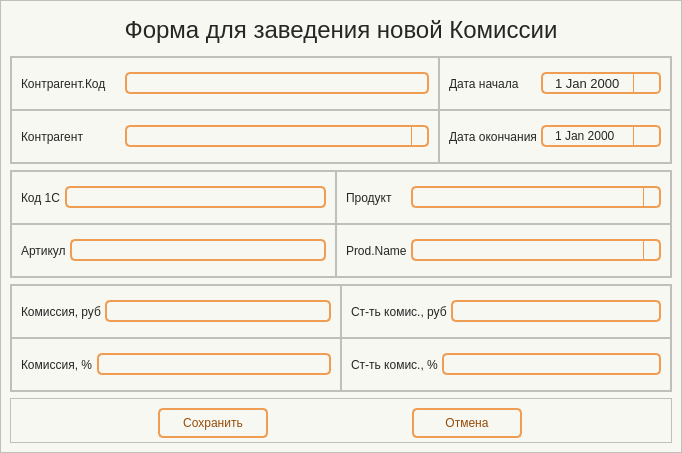
<?xml version="1.0" encoding="UTF-8"?>
<ui version="4.0">
 <class>Form</class>
 <widget class="QWidget" name="Form">
  <property name="geometry">
   <rect>
    <x>0</x>
    <y>0</y>
    <width>682</width>
    <height>453</height>
   </rect>
  </property>
  <property name="windowTitle">
   <string>Form</string>
  </property>
  <property name="styleSheet">
   <string notr="true">Form.QWidget{border: 2px solid #f28223;}

QWidget{
	background-color: #f8f8f2;
}

#Title_label.QLabel {
color: #262626;
font: 18pt &quot;Tahoma&quot;;
}

QLabel {
color: #262626;
font: 10pt &quot;Tahoma&quot;;
}

QPushButton {
	border: 2px solid #f09d54;
	border-radius: 5px;
	background-color: #f8f8f2;
	color: #964b09;
	font: 10pt &quot;Tahoma&quot;;
}

QPushButton:hover {
	background-color: #f28223;
	color: #ffffff;
}

QPushButton:pressed {
	background-color: #f28223;
	border: 2px solid #f28223;
	color: #ffffff;
}


QTableWidget {	
	background-color: #f8f8f2;
	padding: 10px;
	border-radius: 5px;
	gridline-color: #f8994a;
    outline: none;
	color: #262626;
}
QTableWidget::item{
	border-color: #f8994a;
	padding-left: 5px;
	padding-right: 5px;
	gridline-color: #f8994a;
	color: #262626;
	padding: 1px;
    font: 7pt &quot;Tahoma&quot;; 
}
QTableWidget::item:selected{
	background-color: #f28223;
    color: #ffffff;
}
QTableWidget::item:editable {
	background-color: #ffffd0;
	border: #ffffff;
}
QTableWidget::item:focus {
	background-color: #f28223;
	border: 2px solid #ffffff;
}
QHeaderView::section{
	background-color: #f8f8f2;
	border: none;
	border-style: none;
}
QTableWidget::horizontalHeader {	
	background-color: #f8994a;
	font: 10pt &quot;Tahoma&quot;;
}
QHeaderView::section:horizontal {
    border: 1px solid #f8994a;
	background-color: #ffd4af;
	padding: 3px;
	border-top-left-radius: 7px;
    border-top-right-radius: 7px;
    color: #262626;
}
QHeaderView::section:vertical {
    border: 1px solid #f8994a;
	color: #262626;
}

QLineEdit {
	background-color: #f8f8f2;
	border-radius: 5px;
	border: 2px solid #f09d54;
	padding-left: 10px;
	selection-color: rgb(255, 255, 255);
	selection-background-color: #f28223;
    color: #262626;
}
QLineEdit:hover {
	border: 2px solid #f28223;
}
QLineEdit:focus {
	border: 2px solid #f28223;
}

QComboBox {
	background-color: #f8f8f2;
	border-radius: 5px;
	border: 2px solid #f09d54;
	padding-left: 10px;
	selection-color: #f28223;
	selection-background-color: #f28223;
    color: #262626;
	font: 9pt &quot;Tahoma&quot;;
}
QComboBox:hover {
	border: 2px solid #f28223;
	
}
QComboBox:focus {
	border: 2px solid #f28223;
}

QComboBox QAbstractItemView::item {
	color: #262626;
}
QComboBox QAbstractItemView::item::selected {
	background-color: #f09d54;
	color: #ffffff;
}

QComboBox::down-arrow {
	
	image: url(:/icon/icon/chevron-down — копия — копия.svg);
}
QComboBox::drop-down {
    subcontrol-origin: padding;
    subcontrol-position: top right;
    width: 15px;
    border-left-width: 1px;
    border-left-color: #f8994a;
    border-left-style: solid; /* just a single line */
    border-top-right-radius: 3px; /* same radius as the QComboBox */
    border-bottom-right-radius: 3px;
	color: #262626;
}

QScrollBar:horizontal {
    border: none;
    background: #f8994a;
    height: 8px;
    margin: 0px 21px 0 21px;
	border-radius: 0px;
}
QScrollBar::handle:horizontal {
    background: #f6c294;
    min-width: 20px;
	border-radius: 4px
}
QScrollBar::add-line:horizontal {
    border: none;
    background: #f8994a;
    width: 20px;
	border-top-right-radius: 4px;
    border-bottom-right-radius: 4px;
    subcontrol-position: right;
    subcontrol-origin: margin;
}
QScrollBar::sub-line:horizontal {
    border: none;
    background: #f8994a;
    width: 20px;
	border-top-left-radius: 4px;
    border-bottom-left-radius: 4px;
    subcontrol-position: left;
    subcontrol-origin: margin;
}
QScrollBar::up-arrow:horizontal, QScrollBar::down-arrow:horizontal
{
     background: none;
}
QScrollBar::add-page:horizontal, QScrollBar::sub-page:horizontal
{
     background: none;
}
 QScrollBar:vertical {
	border: none;
    background-color: #f8994a;
    width: 8px;
    margin: 21px 0 21px 0;
	border-radius: 0px;
 }
 QScrollBar::handle:vertical {	
	background: #f6c294;
    min-height: 25px;
	border-radius: 4px
 }
 QScrollBar::add-line:vertical {
     border: none;
    background: #f8994a;
     height: 20px;
	border-bottom-left-radius: 4px;
    border-bottom-right-radius: 4px;
     subcontrol-position: bottom;
     subcontrol-origin: margin;
 }
 QScrollBar::sub-line:vertical {
	border: none;
    background: #f8994a;
     height: 20px;
	border-top-left-radius: 4px;
    border-top-right-radius: 4px;
     subcontrol-position: top;
     subcontrol-origin: margin;
 }
 QScrollBar::up-arrow:vertical, QScrollBar::down-arrow:vertical {
     background: none;
 }

 QScrollBar::add-page:vertical, QScrollBar::sub-page:vertical {
     background: none;
 }

QDateEdit {
    background-color: #f8f8f2;
    border-radius: 5px;
    border: 2px solid #f09d54;
    padding-left: 10px; /* Add left padding */
    padding-right: 10px; /* Add right padding to accommodate the dropdown arrow */
    color: #262626;
    font: 10pt &quot;Tahoma&quot;;
    min-width: 80px; /* Minimum width to prevent text clipping */
}

QDateEdit:hover {
    border: 2px solid #f28223;
}

QDateEdit:focus {
    border: 2px solid #f28223;
}

QDateEdit::drop-down {
    subcontrol-origin: padding;
    subcontrol-position: top right;
    width: 25px; /* Keep the dropdown arrow width */
    border-left-width: 1px;
    border-left-color: #f8994a;
    border-left-style: solid;
    border-top-right-radius: 3px;
    border-bottom-right-radius: 3px;
    background-color: #f8f8f2;
}

QDateEdit::down-arrow {
	image: url(:/icon/icon/chevron-down — копия — копия.svg);
    width: 16px;
    height: 16px;
}

/* Calendar Styling */
QCalendarWidget {
    background-color: #f8f8f2;
    border: 2px solid #f28223;
    color: #262626;
}

QCalendarWidget QWidget {
    color: #262626;
}

QCalendarWidget QAbstractItemView {
    background-color: #f8f8f2;
    selection-background-color: #f28223;
    selection-color: #ffffff;
}

QCalendarWidget QToolButton {
    background-color: #ffd4af;
    color: #262626;
    font: 10pt &quot;Tahoma&quot;;
    border-radius: 3px;
    padding: 5px;
}

QCalendarWidget QToolButton:hover {
    background-color: #f28223;
    color: #ffffff;
}

QCalendarWidget QMenu {
    background-color: #f8f8f2;
    border: 1px solid #f28223;
}

QCalendarWidget QSpinBox {
    background-color: #f8f8f2;
    color: #262626;
    border: 1px solid #f09d54;
}

QCalendarWidget QSpinBox::up-button {
    subcontrol-origin: border;
    subcontrol-position: top right;
    width: 15px;
    border-left-width: 1px;
    border-left-color: #f8994a;
    border-left-style: solid;
}

QCalendarWidget QSpinBox::down-button {
    subcontrol-origin: border;
    subcontrol-position: bottom right;
    width: 15px;
    border-left-width: 1px;
    border-left-color: #f8994a;
    border-left-style: solid;
}

QCalendarWidget QSpinBox::up-arrow {
	image: url(:/icon/icon/chevron-up — копия — копия.svg);
    width: 10px;
    height: 10px;
}

QCalendarWidget QSpinBox::down-arrow {
	image: url(:/icon/icon/chevron-down — копия — копия.svg);
    width: 10px;
    height: 10px;
}
</string>
  </property>
  <layout class="QHBoxLayout" name="horizontalLayout">
   <property name="spacing">
    <number>0</number>
   </property>
   <property name="leftMargin">
    <number>0</number>
   </property>
   <property name="topMargin">
    <number>0</number>
   </property>
   <property name="rightMargin">
    <number>0</number>
   </property>
   <property name="bottomMargin">
    <number>0</number>
   </property>
   <item>
    <widget class="QWidget" name="widget" native="true">
     <layout class="QVBoxLayout" name="verticalLayout">
      <property name="spacing">
       <number>0</number>
      </property>
      <property name="leftMargin">
       <number>0</number>
      </property>
      <property name="topMargin">
       <number>0</number>
      </property>
      <property name="rightMargin">
       <number>0</number>
      </property>
      <property name="bottomMargin">
       <number>0</number>
      </property>
      <item>
       <widget class="QFrame" name="frame_2">
        <property name="frameShape">
         <enum>QFrame::Shape::StyledPanel</enum>
        </property>
        <property name="frameShadow">
         <enum>QFrame::Shadow::Raised</enum>
        </property>
        <layout class="QVBoxLayout" name="verticalLayout_4">
         <item>
          <widget class="QLabel" name="Title_label">
           <property name="maximumSize">
            <size>
             <width>16777215</width>
             <height>40</height>
            </size>
           </property>
           <property name="font">
            <font>
             <family>Tahoma</family>
             <pointsize>18</pointsize>
             <italic>false</italic>
             <bold>false</bold>
            </font>
           </property>
           <property name="text">
            <string>Форма для заведения новой Комиссии</string>
           </property>
           <property name="alignment">
            <set>Qt::AlignmentFlag::AlignCenter</set>
           </property>
          </widget>
         </item>
         <item>
          <widget class="QFrame" name="frame_customer">
           <property name="frameShape">
            <enum>QFrame::Shape::StyledPanel</enum>
           </property>
           <property name="frameShadow">
            <enum>QFrame::Shadow::Raised</enum>
           </property>
           <layout class="QGridLayout" name="gridLayout_3">
            <property name="leftMargin">
             <number>0</number>
            </property>
            <property name="topMargin">
             <number>0</number>
            </property>
            <property name="rightMargin">
             <number>0</number>
            </property>
            <property name="bottomMargin">
             <number>0</number>
            </property>
            <property name="spacing">
             <number>0</number>
            </property>
            <item row="0" column="0">
             <widget class="QFrame" name="frame">
              <property name="minimumSize">
               <size>
                <width>400</width>
                <height>0</height>
               </size>
              </property>
              <property name="frameShape">
               <enum>QFrame::Shape::StyledPanel</enum>
              </property>
              <property name="frameShadow">
               <enum>QFrame::Shadow::Raised</enum>
              </property>
              <layout class="QHBoxLayout" name="horizontalLayout_2">
               <property name="spacing">
                <number>4</number>
               </property>
               <item>
                <widget class="QLabel" name="label">
                 <property name="minimumSize">
                  <size>
                   <width>100</width>
                   <height>0</height>
                  </size>
                 </property>
                 <property name="maximumSize">
                  <size>
                   <width>16777215</width>
                   <height>16777215</height>
                  </size>
                 </property>
                 <property name="text">
                  <string>Контрагент.Код</string>
                 </property>
                </widget>
               </item>
               <item>
                <widget class="QLineEdit" name="line_cust_code">
                 <property name="minimumSize">
                  <size>
                   <width>0</width>
                   <height>22</height>
                  </size>
                 </property>
                 <property name="maximumSize">
                  <size>
                   <width>16777215</width>
                   <height>22</height>
                  </size>
                 </property>
                </widget>
               </item>
              </layout>
             </widget>
            </item>
            <item row="0" column="1">
             <widget class="QFrame" name="frame_5">
              <property name="frameShape">
               <enum>QFrame::Shape::StyledPanel</enum>
              </property>
              <property name="frameShadow">
               <enum>QFrame::Shadow::Raised</enum>
              </property>
              <layout class="QHBoxLayout" name="horizontalLayout_5">
               <property name="spacing">
                <number>4</number>
               </property>
               <item>
                <widget class="QLabel" name="label_3">
                 <property name="text">
                  <string>Дата начала</string>
                 </property>
                </widget>
               </item>
               <item>
                <widget class="QDateEdit" name="line_date_start">
                 <property name="minimumSize">
                  <size>
                   <width>104</width>
                   <height>22</height>
                  </size>
                 </property>
                 <property name="maximumSize">
                  <size>
                   <width>16777215</width>
                   <height>22</height>
                  </size>
                 </property>
                 <property name="font">
                  <font>
                   <family>Tahoma</family>
                   <pointsize>10</pointsize>
                   <italic>false</italic>
                   <bold>false</bold>
                   <kerning>false</kerning>
                  </font>
                 </property>
                 <property name="calendarPopup">
                  <bool>true</bool>
                 </property>
                </widget>
               </item>
              </layout>
             </widget>
            </item>
            <item row="1" column="0">
             <widget class="QFrame" name="frame_3">
              <property name="minimumSize">
               <size>
                <width>400</width>
                <height>0</height>
               </size>
              </property>
              <property name="frameShape">
               <enum>QFrame::Shape::StyledPanel</enum>
              </property>
              <property name="frameShadow">
               <enum>QFrame::Shadow::Raised</enum>
              </property>
              <layout class="QHBoxLayout" name="horizontalLayout_3">
               <property name="spacing">
                <number>4</number>
               </property>
               <item>
                <widget class="QLabel" name="label_2">
                 <property name="minimumSize">
                  <size>
                   <width>100</width>
                   <height>0</height>
                  </size>
                 </property>
                 <property name="maximumSize">
                  <size>
                   <width>100</width>
                   <height>16777215</height>
                  </size>
                 </property>
                 <property name="text">
                  <string>Контрагент</string>
                 </property>
                </widget>
               </item>
               <item>
                <widget class="QComboBox" name="line_cust_name">
                 <property name="minimumSize">
                  <size>
                   <width>250</width>
                   <height>22</height>
                  </size>
                 </property>
                 <property name="maximumSize">
                  <size>
                   <width>16777215</width>
                   <height>22</height>
                  </size>
                 </property>
                </widget>
               </item>
              </layout>
             </widget>
            </item>
            <item row="1" column="1">
             <widget class="QFrame" name="frame_6">
              <property name="minimumSize">
               <size>
                <width>200</width>
                <height>0</height>
               </size>
              </property>
              <property name="frameShape">
               <enum>QFrame::Shape::StyledPanel</enum>
              </property>
              <property name="frameShadow">
               <enum>QFrame::Shadow::Raised</enum>
              </property>
              <layout class="QHBoxLayout" name="horizontalLayout_6">
               <property name="spacing">
                <number>4</number>
               </property>
               <item>
                <widget class="QLabel" name="label_4">
                 <property name="text">
                  <string>Дата окончания</string>
                 </property>
                </widget>
               </item>
               <item>
                <widget class="QDateEdit" name="line_date_end">
                 <property name="minimumSize">
                  <size>
                   <width>104</width>
                   <height>22</height>
                  </size>
                 </property>
                 <property name="maximumSize">
                  <size>
                   <width>16777215</width>
                   <height>22</height>
                  </size>
                 </property>
                 <property name="calendarPopup">
                  <bool>true</bool>
                 </property>
                </widget>
               </item>
              </layout>
             </widget>
            </item>
           </layout>
          </widget>
         </item>
         <item>
          <widget class="QFrame" name="frame_product">
           <property name="frameShape">
            <enum>QFrame::Shape::StyledPanel</enum>
           </property>
           <property name="frameShadow">
            <enum>QFrame::Shadow::Raised</enum>
           </property>
           <property name="lineWidth">
            <number>0</number>
           </property>
           <layout class="QGridLayout" name="gridLayout_2">
            <property name="leftMargin">
             <number>0</number>
            </property>
            <property name="topMargin">
             <number>0</number>
            </property>
            <property name="rightMargin">
             <number>0</number>
            </property>
            <property name="bottomMargin">
             <number>0</number>
            </property>
            <property name="spacing">
             <number>0</number>
            </property>
            <item row="0" column="0">
             <widget class="QFrame" name="frame_8">
              <property name="minimumSize">
               <size>
                <width>230</width>
                <height>0</height>
               </size>
              </property>
              <property name="frameShape">
               <enum>QFrame::Shape::StyledPanel</enum>
              </property>
              <property name="frameShadow">
               <enum>QFrame::Shadow::Raised</enum>
              </property>
              <layout class="QHBoxLayout" name="horizontalLayout_7">
               <property name="spacing">
                <number>4</number>
               </property>
               <item>
                <widget class="QLabel" name="label_5">
                 <property name="text">
                  <string>Код 1С</string>
                 </property>
                </widget>
               </item>
               <item>
                <widget class="QLineEdit" name="line_prodCode">
                 <property name="minimumSize">
                  <size>
                   <width>150</width>
                   <height>22</height>
                  </size>
                 </property>
                 <property name="maximumSize">
                  <size>
                   <width>16777215</width>
                   <height>22</height>
                  </size>
                 </property>
                </widget>
               </item>
              </layout>
             </widget>
            </item>
            <item row="0" column="1">
             <widget class="QFrame" name="frame_9">
              <property name="frameShape">
               <enum>QFrame::Shape::StyledPanel</enum>
              </property>
              <property name="frameShadow">
               <enum>QFrame::Shadow::Raised</enum>
              </property>
              <layout class="QHBoxLayout" name="horizontalLayout_9">
               <property name="spacing">
                <number>4</number>
               </property>
               <item>
                <widget class="QLabel" name="label_7">
                 <property name="text">
                  <string>Продукт</string>
                 </property>
                </widget>
               </item>
               <item>
                <widget class="QComboBox" name="line_prod_name">
                 <property name="minimumSize">
                  <size>
                   <width>250</width>
                   <height>22</height>
                  </size>
                 </property>
                 <property name="maximumSize">
                  <size>
                   <width>16777215</width>
                   <height>22</height>
                  </size>
                 </property>
                </widget>
               </item>
              </layout>
             </widget>
            </item>
            <item row="1" column="0">
             <widget class="QFrame" name="frame_11">
              <property name="minimumSize">
               <size>
                <width>230</width>
                <height>0</height>
               </size>
              </property>
              <property name="maximumSize">
               <size>
                <width>16777215</width>
                <height>16777215</height>
               </size>
              </property>
              <property name="frameShape">
               <enum>QFrame::Shape::StyledPanel</enum>
              </property>
              <property name="frameShadow">
               <enum>QFrame::Shadow::Raised</enum>
              </property>
              <layout class="QHBoxLayout" name="horizontalLayout_8">
               <property name="spacing">
                <number>4</number>
               </property>
               <item>
                <widget class="QLabel" name="label_6">
                 <property name="text">
                  <string>Артикул</string>
                 </property>
                </widget>
               </item>
               <item>
                <widget class="QLineEdit" name="line_article">
                 <property name="minimumSize">
                  <size>
                   <width>150</width>
                   <height>22</height>
                  </size>
                 </property>
                 <property name="maximumSize">
                  <size>
                   <width>16777215</width>
                   <height>22</height>
                  </size>
                 </property>
                </widget>
               </item>
              </layout>
             </widget>
            </item>
            <item row="1" column="1">
             <widget class="QFrame" name="frame_10">
              <property name="frameShape">
               <enum>QFrame::Shape::StyledPanel</enum>
              </property>
              <property name="frameShadow">
               <enum>QFrame::Shadow::Raised</enum>
              </property>
              <layout class="QHBoxLayout" name="horizontalLayout_10">
               <property name="spacing">
                <number>4</number>
               </property>
               <item>
                <widget class="QLabel" name="label_8">
                 <property name="text">
                  <string>Prod.Name</string>
                 </property>
                </widget>
               </item>
               <item>
                <widget class="QComboBox" name="line_prod_group">
                 <property name="minimumSize">
                  <size>
                   <width>250</width>
                   <height>22</height>
                  </size>
                 </property>
                 <property name="maximumSize">
                  <size>
                   <width>16777215</width>
                   <height>22</height>
                  </size>
                 </property>
                </widget>
               </item>
              </layout>
             </widget>
            </item>
           </layout>
          </widget>
         </item>
         <item>
          <widget class="QFrame" name="frame_commis">
           <property name="frameShape">
            <enum>QFrame::Shape::StyledPanel</enum>
           </property>
           <property name="frameShadow">
            <enum>QFrame::Shadow::Raised</enum>
           </property>
           <layout class="QGridLayout" name="gridLayout">
            <property name="leftMargin">
             <number>0</number>
            </property>
            <property name="topMargin">
             <number>0</number>
            </property>
            <property name="rightMargin">
             <number>0</number>
            </property>
            <property name="bottomMargin">
             <number>0</number>
            </property>
            <property name="spacing">
             <number>0</number>
            </property>
            <item row="0" column="0">
             <widget class="QFrame" name="frame_15">
              <property name="frameShape">
               <enum>QFrame::Shape::StyledPanel</enum>
              </property>
              <property name="frameShadow">
               <enum>QFrame::Shadow::Raised</enum>
              </property>
              <layout class="QHBoxLayout" name="horizontalLayout_11">
               <property name="spacing">
                <number>4</number>
               </property>
               <property name="leftMargin">
                <number>9</number>
               </property>
               <property name="topMargin">
                <number>9</number>
               </property>
               <property name="rightMargin">
                <number>9</number>
               </property>
               <item>
                <widget class="QLabel" name="label_9">
                 <property name="text">
                  <string>Комиссия, руб</string>
                 </property>
                </widget>
               </item>
               <item>
                <widget class="QLineEdit" name="line_commis_rub">
                 <property name="minimumSize">
                  <size>
                   <width>0</width>
                   <height>22</height>
                  </size>
                 </property>
                 <property name="maximumSize">
                  <size>
                   <width>16777215</width>
                   <height>22</height>
                  </size>
                 </property>
                </widget>
               </item>
              </layout>
             </widget>
            </item>
            <item row="0" column="1">
             <widget class="QFrame" name="frame_17">
              <property name="frameShape">
               <enum>QFrame::Shape::StyledPanel</enum>
              </property>
              <property name="frameShadow">
               <enum>QFrame::Shadow::Raised</enum>
              </property>
              <layout class="QHBoxLayout" name="horizontalLayout_13">
               <property name="spacing">
                <number>4</number>
               </property>
               <item>
                <widget class="QLabel" name="label_11">
                 <property name="text">
                  <string>Ст-ть комис., руб</string>
                 </property>
                </widget>
               </item>
               <item>
                <widget class="QLineEdit" name="line_cost_rub">
                 <property name="minimumSize">
                  <size>
                   <width>0</width>
                   <height>22</height>
                  </size>
                 </property>
                 <property name="maximumSize">
                  <size>
                   <width>16777215</width>
                   <height>22</height>
                  </size>
                 </property>
                </widget>
               </item>
              </layout>
             </widget>
            </item>
            <item row="1" column="0">
             <widget class="QFrame" name="frame_16">
              <property name="frameShape">
               <enum>QFrame::Shape::StyledPanel</enum>
              </property>
              <property name="frameShadow">
               <enum>QFrame::Shadow::Raised</enum>
              </property>
              <layout class="QHBoxLayout" name="horizontalLayout_12">
               <property name="spacing">
                <number>4</number>
               </property>
               <item>
                <widget class="QLabel" name="label_10">
                 <property name="text">
                  <string>Комиссия, %</string>
                 </property>
                </widget>
               </item>
               <item>
                <widget class="QLineEdit" name="line_commis_pers">
                 <property name="minimumSize">
                  <size>
                   <width>0</width>
                   <height>22</height>
                  </size>
                 </property>
                 <property name="maximumSize">
                  <size>
                   <width>16777215</width>
                   <height>22</height>
                  </size>
                 </property>
                </widget>
               </item>
              </layout>
             </widget>
            </item>
            <item row="1" column="1">
             <widget class="QFrame" name="frame_18">
              <property name="frameShape">
               <enum>QFrame::Shape::StyledPanel</enum>
              </property>
              <property name="frameShadow">
               <enum>QFrame::Shadow::Raised</enum>
              </property>
              <layout class="QHBoxLayout" name="horizontalLayout_14">
               <property name="spacing">
                <number>4</number>
               </property>
               <item>
                <widget class="QLabel" name="label_12">
                 <property name="text">
                  <string>Ст-ть комис., %</string>
                 </property>
                </widget>
               </item>
               <item>
                <widget class="QLineEdit" name="line_cost_perc">
                 <property name="minimumSize">
                  <size>
                   <width>0</width>
                   <height>22</height>
                  </size>
                 </property>
                 <property name="maximumSize">
                  <size>
                   <width>16777215</width>
                   <height>22</height>
                  </size>
                 </property>
                </widget>
               </item>
              </layout>
             </widget>
            </item>
           </layout>
          </widget>
         </item>
         <item>
          <widget class="QFrame" name="frame_7">
           <property name="minimumSize">
            <size>
             <width>0</width>
             <height>45</height>
            </size>
           </property>
           <property name="maximumSize">
            <size>
             <width>16777215</width>
             <height>45</height>
            </size>
           </property>
           <property name="frameShape">
            <enum>QFrame::Shape::StyledPanel</enum>
           </property>
           <property name="frameShadow">
            <enum>QFrame::Shadow::Raised</enum>
           </property>
           <layout class="QHBoxLayout" name="horizontalLayout_15">
            <item>
             <widget class="QPushButton" name="btn_save">
              <property name="minimumSize">
               <size>
                <width>110</width>
                <height>30</height>
               </size>
              </property>
              <property name="maximumSize">
               <size>
                <width>110</width>
                <height>30</height>
               </size>
              </property>
              <property name="text">
               <string>Сохранить</string>
              </property>
              <property name="icon">
               <iconset resource="../resource.qrc">
                <normaloff>:/icon/icon/check-circle — копия — копия.svg</normaloff>:/icon/icon/check-circle — копия — копия.svg</iconset>
              </property>
             </widget>
            </item>
            <item>
             <widget class="QPushButton" name="btn_cancel">
              <property name="minimumSize">
               <size>
                <width>110</width>
                <height>30</height>
               </size>
              </property>
              <property name="maximumSize">
               <size>
                <width>110</width>
                <height>30</height>
               </size>
              </property>
              <property name="text">
               <string>Отмена</string>
              </property>
              <property name="icon">
               <iconset resource="../resource.qrc">
                <normaloff>:/icon/icon/x-circle — копия — копия.svg</normaloff>:/icon/icon/x-circle — копия — копия.svg</iconset>
              </property>
             </widget>
            </item>
           </layout>
          </widget>
         </item>
        </layout>
       </widget>
      </item>
     </layout>
    </widget>
   </item>
  </layout>
 </widget>
 <resources>
  <include location="../resource.qrc"/>
 </resources>
 <connections/>
</ui>
